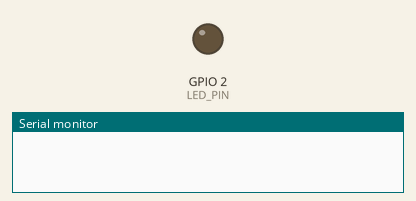
Recording of a sketch running on a simulated ESP32-S3. On the bench: output pins drawn as LEDs (lit = HIGH), the last lines printed to the serial monitor. WiFi joins after 1.5 s; servers stay silent unless stated; the camera gives no picture.

Above: at 0.1 s.
At 3.2 s:
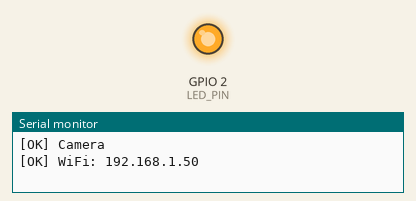
Timing chart, 0 to 4.8 s (numbered marks = the images above):
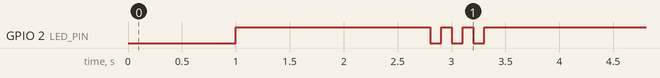

The sketch:

qr_scanner.ino
```cpp
/*
 * ESP32-S3 Camera Server
 * Serves JPEG captures via /capture endpoint
 * QR decoding handled by server-side Python script
 */
#include <WiFi.h>
#include <WebServer.h>
#include "esp_camera.h"

const char* ssid = "Tempatkosong";
const char* password = "eskrimmixue";

#define PWDN_GPIO_NUM     -1
#define RESET_GPIO_NUM    -1
#define XCLK_GPIO_NUM     15
#define SIOD_GPIO_NUM      4
#define SIOC_GPIO_NUM      5
#define Y9_GPIO_NUM       16
#define Y8_GPIO_NUM       17
#define Y7_GPIO_NUM       18
#define Y6_GPIO_NUM       12
#define Y5_GPIO_NUM       10
#define Y4_GPIO_NUM        8
#define Y3_GPIO_NUM        9
#define Y2_GPIO_NUM       11
#define VSYNC_GPIO_NUM     6
#define HREF_GPIO_NUM      7
#define PCLK_GPIO_NUM     13
#define LED_PIN            2

WebServer server(80);

void handleCapture() {
  camera_fb_t *fb = esp_camera_fb_get();
  if (!fb) { server.send(500, "text/plain", "fail"); return; }
  WiFiClient client = server.client();
  String head = "HTTP/1.1 200 OK\r\nContent-Type: image/jpeg\r\nContent-Length: " + String(fb->len) + "\r\nConnection: close\r\n\r\n";
  client.print(head);
  client.write(fb->buf, fb->len);
  esp_camera_fb_return(fb);
}

void handleRoot() {
  server.send(200, "text/html",
    "<html><body><h2>ESP32-S3 Camera</h2>"
    "<img id='img' style='width:480px'>"
    "<script>function load(){var img=document.getElementById('img');img.onload=function(){setTimeout(load,200)};img.onerror=function(){setTimeout(load,1000)};img.src='/capture?'+Date.now()}; load();</script>"
    "</body></html>");
}

void setup() {
  Serial.begin(115200);
  delay(1000);
  pinMode(LED_PIN, OUTPUT);
  digitalWrite(LED_PIN, HIGH);

  camera_config_t config;
  config.ledc_channel = LEDC_CHANNEL_0;
  config.ledc_timer = LEDC_TIMER_0;
  config.pin_d0 = Y2_GPIO_NUM;
  config.pin_d1 = Y3_GPIO_NUM;
  config.pin_d2 = Y4_GPIO_NUM;
  config.pin_d3 = Y5_GPIO_NUM;
  config.pin_d4 = Y6_GPIO_NUM;
  config.pin_d5 = Y7_GPIO_NUM;
  config.pin_d6 = Y8_GPIO_NUM;
  config.pin_d7 = Y9_GPIO_NUM;
  config.pin_xclk = XCLK_GPIO_NUM;
  config.pin_pclk = PCLK_GPIO_NUM;
  config.pin_vsync = VSYNC_GPIO_NUM;
  config.pin_href = HREF_GPIO_NUM;
  config.pin_sccb_sda = SIOD_GPIO_NUM;
  config.pin_sccb_scl = SIOC_GPIO_NUM;
  config.pin_pwdn = PWDN_GPIO_NUM;
  config.pin_reset = RESET_GPIO_NUM;
  config.xclk_freq_hz = 20000000;
  config.pixel_format = PIXFORMAT_JPEG;
  config.jpeg_quality = 12;
  config.frame_size = FRAMESIZE_QVGA;
  config.fb_count = 1;
  config.fb_location = CAMERA_FB_IN_PSRAM;
  config.grab_mode = CAMERA_GRAB_LATEST;

  if (esp_camera_init(&config) != ESP_OK) {
    Serial.println("[ERROR] Camera failed");
    while(1) { digitalWrite(LED_PIN, !digitalRead(LED_PIN)); delay(100); }
  }
  Serial.println("[OK] Camera");

  sensor_t *s = esp_camera_sensor_get();
  s->set_brightness(s, 1);
  s->set_contrast(s, 2);
  s->set_sharpness(s, 2);
  s->set_saturation(s, -1);
  s->set_exposure_ctrl(s, 1);
  s->set_aec2(s, 1);
  s->set_gain_ctrl(s, 1);

  WiFi.begin(ssid, password);
  int att = 0;
  while (WiFi.status() != WL_CONNECTED && att < 40) {
    delay(500);
    att++;
  }
  if (WiFi.status() == WL_CONNECTED) {
    Serial.println("[OK] WiFi: " + WiFi.localIP().toString());
    server.on("/", handleRoot);
    server.on("/capture", handleCapture);
    server.begin();
    for (int i = 0; i < 3; i++) {
      digitalWrite(LED_PIN, LOW); delay(100);
      digitalWrite(LED_PIN, HIGH); delay(100);
    }
  } else {
    Serial.println("[ERROR] WiFi failed");
    for (int i = 0; i < 5; i++) {
      digitalWrite(LED_PIN, LOW); delay(300);
      digitalWrite(LED_PIN, HIGH); delay(300);
    }
  }
  digitalWrite(LED_PIN, HIGH);
}

unsigned long lastRestart = millis();
const unsigned long RESTART_INTERVAL = 10 * 60 * 1000; // 10 menit

void loop() {
  server.handleClient();
  if (millis() - lastRestart > RESTART_INTERVAL) {
    ESP.restart();
  }
}
```
